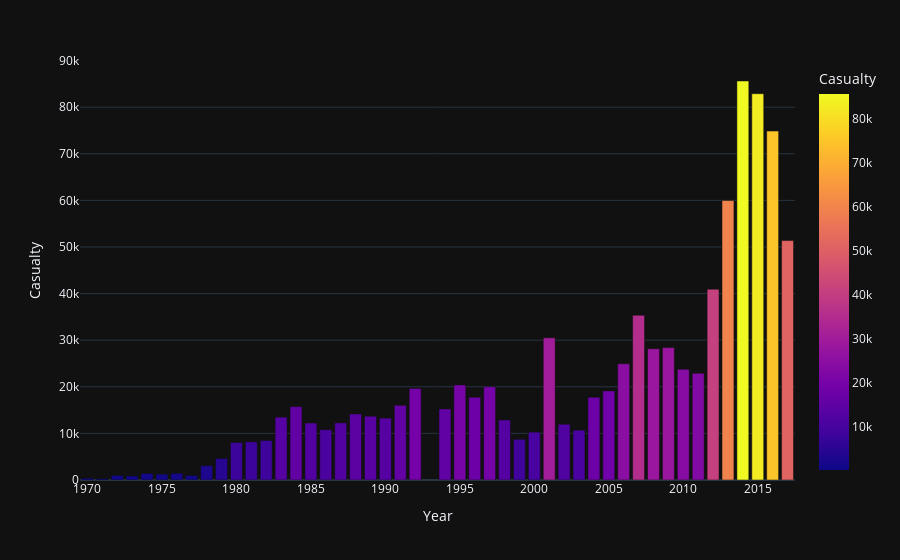

The code cell stored with this chart in its notebook:
### Code cell
px.bar(data_frame=Casualty_per_year,x='Year',y='Casualty',color='Casualty',template='plotly_dark')

### Figure 1 — Plotly figure (JSON) as saved in the notebook; plotly's stock layout.template omitted (floating-point values rounded to 4 significant figures)
{"data": [{"alignmentgroup": "True", "hovertemplate": "Year=%{x}<br>Casualty=%{marker.color}<extra></extra>", "legendgroup": "", "marker": {"color": [386, 255, 975, 865, 1404, 1234, 1430, 974, 3059, 4606, 8045, 8188, 8478, 13491, 15741, 12224, 10790, 12257, 14168, 13691, 13276, 16020, 19657, 15259, 20395, 17761, 19996, 12871, 8734, 10272, 30503, 11967, 10701, 17765, 19115, 24930, 35348, 28155, 28411, 23774, 22905, 40942, 59961, 85618, 82896, 74872, 51372], "coloraxis": "coloraxis", "pattern": {"shape": ""}}, "name": "", "offsetgroup": "", "orientation": "v", "showlegend": false, "textposition": "auto", "type": "bar", "x": [1970, 1971, 1972, 1973, 1974, 1975, 1976, 1977, 1978, 1979, 1980, 1981, 1982, 1983, 1984, 1985, 1986, 1987, 1988, 1989, 1990, 1991, 1992, 1994, 1995, 1996, 1997, 1998, 1999, 2000, 2001, 2002, 2003, 2004, 2005, 2006, 2007, 2008, 2009, 2010, 2011, 2012, 2013, 2014, 2015, 2016, 2017], "xaxis": "x", "y": [386, 255, 975, 865, 1404, 1234, 1430, 974, 3059, 4606, 8045, 8188, 8478, 13491, 15741, 12224, 10790, 12257, 14168, 13691, 13276, 16020, 19657, 15259, 20395, 17761, 19996, 12871, 8734, 10272, 30503, 11967, 10701, 17765, 19115, 24930, 35348, 28155, 28411, 23774, 22905, 40942, 59961, 85618, 82896, 74872, 51372], "yaxis": "y"}], "layout": {"barmode": "relative", "coloraxis": {"colorbar": {"title": {"text": "Casualty"}}, "colorscale": [[0, "#0d0887"], [0.1111, "#46039f"], [0.2222, "#7201a8"], [0.3333, "#9c179e"], [0.4444, "#bd3786"], [0.5556, "#d8576b"], [0.6667, "#ed7953"], [0.7778, "#fb9f3a"], [0.8889, "#fdca26"], [1, "#f0f921"]]}, "legend": {"tracegroupgap": 0}, "margin": {"t": 60}, "xaxis": {"anchor": "y", "domain": [0, 1], "title": {"text": "Year"}}, "yaxis": {"anchor": "x", "domain": [0, 1], "title": {"text": "Casualty"}}}}
